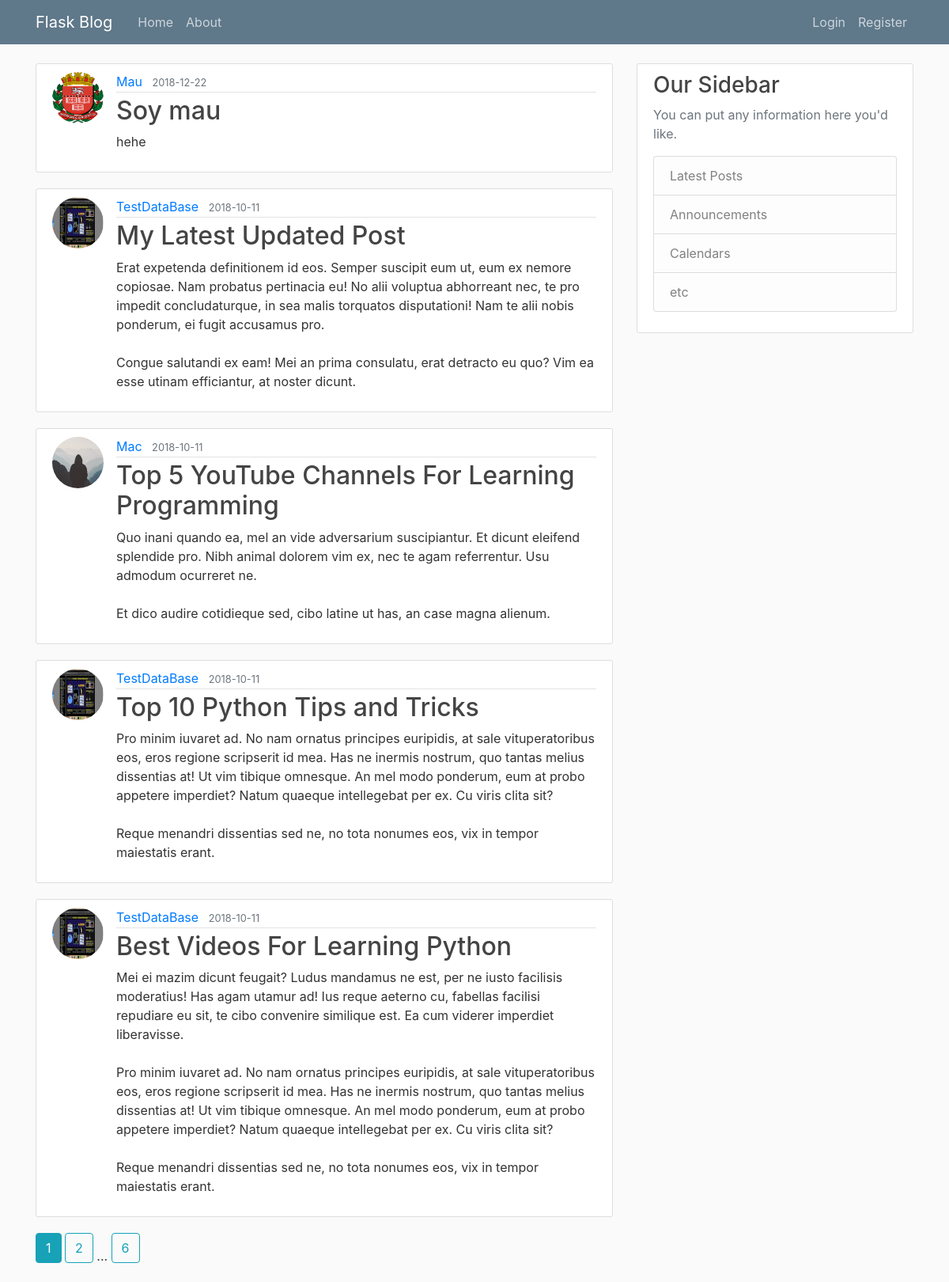
Page /home on the earlier database version.
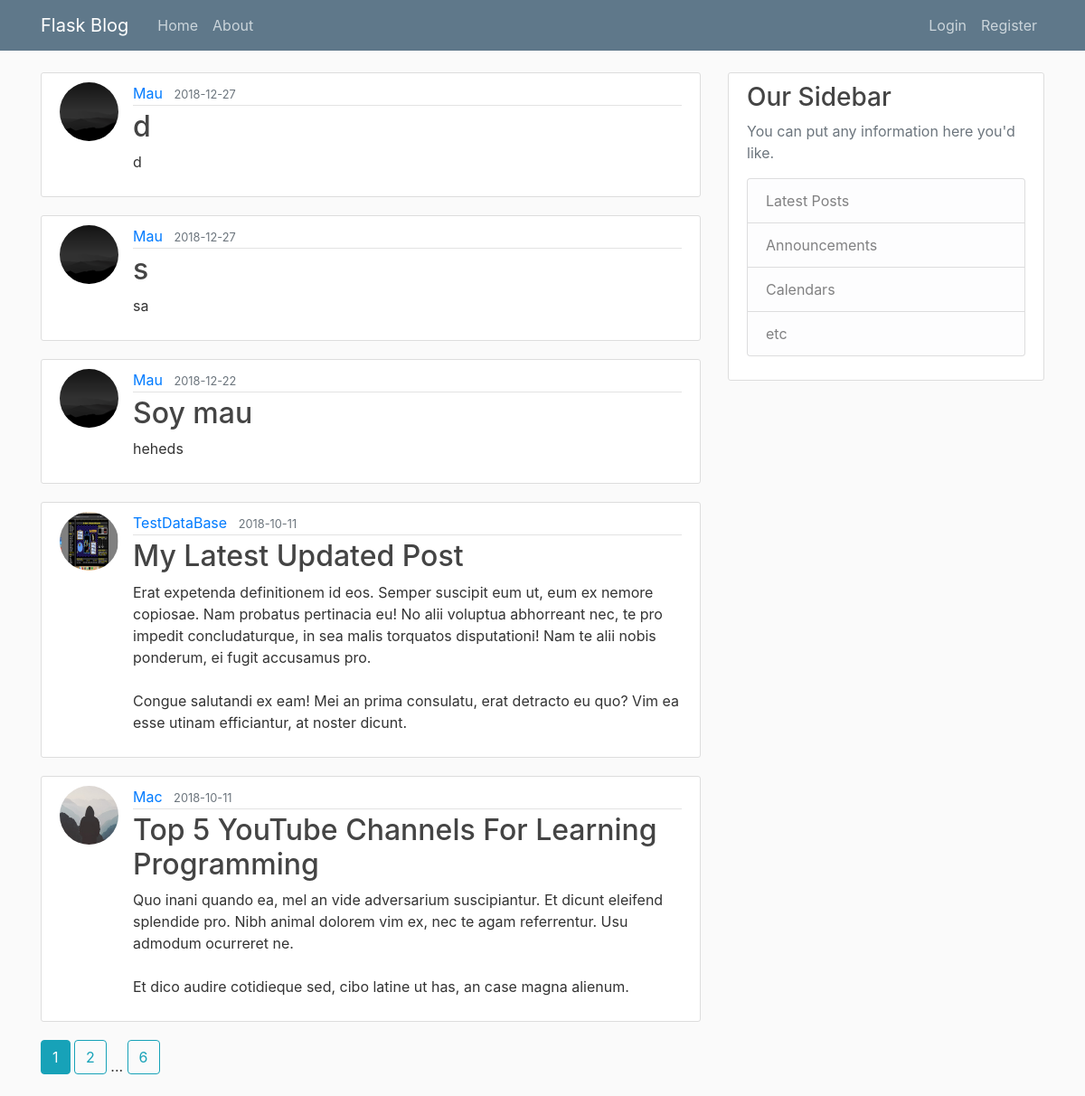
Same page on the later database version.
### flaskblog/models.py (models this page shows, shortened)
class Post(db.Model):
    id = db.Column(db.Integer, primary_key=True)
    title = db.Column(db.String(100), nullable=False)
    date_posted = db.Column(db.DateTime, nullable=False, default=datetime.utcnow)
    content = db.Column(db.Text, nullable=False)
    user_id = db.Column(db.Integer, db.ForeignKey('user.id'), nullable=False)

class User(db.Model, UserMixin):
    id = db.Column(db.Integer, primary_key=True)
    username = db.Column(db.String(20), unique=True, nullable=False)
    email = db.Column(db.String(120), unique=True, nullable=False)
    image_file = db.Column(db.String(20), nullable=False, default='default.jpg')
    password =  db.Column(db.String(60), nullable=False)
    posts = db.relationship('Post', backref='author', lazy=True)

### flaskblog/main/routes.py (the view)
@main.route("/")
@main.route("/home")
def home():
    page = request.args.get('page', 1, type=int)
    posts = Post.query.order_by(Post.date_posted.desc()).paginate(page=page, per_page=5)
    return render_template('home.html', posts=posts)

### flaskblog/templates/home.html
{% extends "layout.html" %}
{% block content %}
    {% for post in posts.items %}
        <article class="media content-section">
          <img class="rounded-circle article-img" src="{{ url_for('static', filename='profile_pics/' + post.author.image_file) }}">
          <div class="media-body">
            <div class="article-metadata">
              <a class="mr-2" href="{{ url_for('users.user_posts', username=post.author.username) }}">{{ post.author.username }}</a>
              <small class="text-muted">{{ post.date_posted.strftime('%Y-%m-%d') }}</small>
            </div>
            <h2><a class="article-title" href="{{ url_for('posts.post', post_id=post.id) }}">{{ post.title }}</a></h2>
            <p class="article-content">{{ post.content }}</p>
          </div>
        </article>
    {% endfor %}
    {% for page_num in posts.iter_pages(left_edge=1, right_edge=1, left_current=1, right_current=2) %}
        {% if page_num %}
          {% if posts.page == page_num %}
            <a class="btn btn-info mb-4" href="{{ url_for('main.home', page=page_num) }}">{{ page_num }}</a>
          {% else %}
              <a class="btn btn-outline-info mb-4" href="{{ url_for('main.home', page=page_num) }}">{{ page_num }}</a>
          {% endif %}
        {% else %}
          ...
        {% endif %}
    {% endfor %}
{% endblock content %}

Differences in the rows shown:
no longer on this page (row unchanged): Post: image_file (picture), author.username "TestDataBase", date_posted "2018-10-11", title "Top 10 Python Tips and Tricks", content "Pro minim iuvaret ad. No nam ornatus principes euripidis, at sale vituperatoribus eos, eros regione scripserit id mea. Has ne inermis nostrum, quo tantas melius dissentias at! Ut vim tibique omnesque. An mel modo ponderum, eum at probo appetere imperdiet? Natum quaeque intellegebat per ex. Cu viris clita sit? Reque menandri dissentias sed ne, no tota nonumes eos, vix in tempor maiestatis erant."
no longer on this page (row unchanged): Post: image_file (picture), author.username "TestDataBase", date_posted "2018-10-11", title "Best Videos For Learning Python", content "Mei ei mazim dicunt feugait? Ludus mandamus ne est, per ne iusto facilisis moderatius! Has agam utamur ad! Ius reque aeterno cu, fabellas facilisi repudiare eu sit, te cibo convenire similique est. Ea cum viderer imperdiet liberavisse. Pro minim iuvaret ad. No nam ornatus principes euripidis, at sale vituperatoribus eos, eros regione scripserit id mea. Has ne inermis nostrum, quo tantas melius dissentias at! Ut vim tibique omnesque. An mel modo ponderum, eum at probo appetere imperdiet? Natum quaeque intellegebat per ex. Cu viris clita sit? Reque menandri dissentias sed ne, no tota nonumes eos, vix in tempor maiestatis erant."
added Post: image_file (picture), author.username "Mau", date_posted "2018-12-27", title "d", content "d"
added Post: image_file (picture), author.username "Mau", date_posted "2018-12-27", title "s", content "sa"
changed Post "Soy mau": image_file: a different picture; content "hehe" → "heheds"
